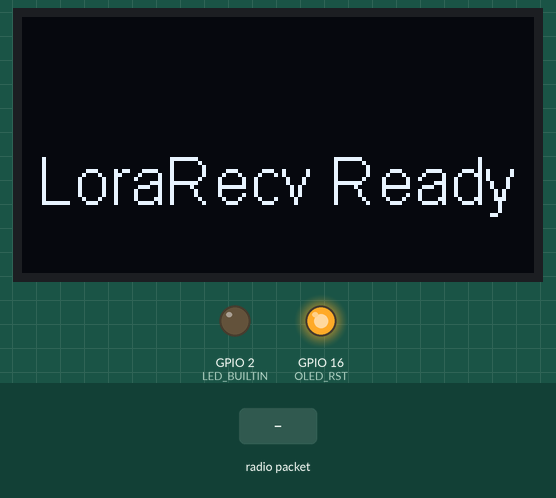
Recording of a program running on a simulated ESP32. Parts: 128×64 one-colour display, output pins drawn as LEDs (lit = HIGH). The test bench sets the inputs (shaded band). No radio packets arrive unless stated; what the program prints to the serial monitor is not drawn.

Above: at 3.4 s.
3.5 s: radio packet "Temp 1:" arrives
At 4.7 s:
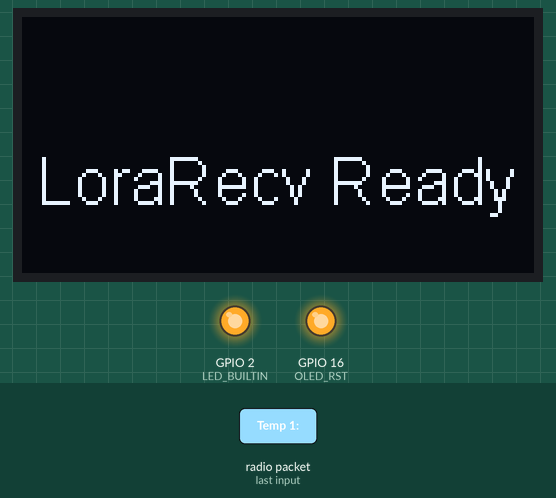
5.0 s: radio packet "Temp 2:" arrives
At 5.3 s:
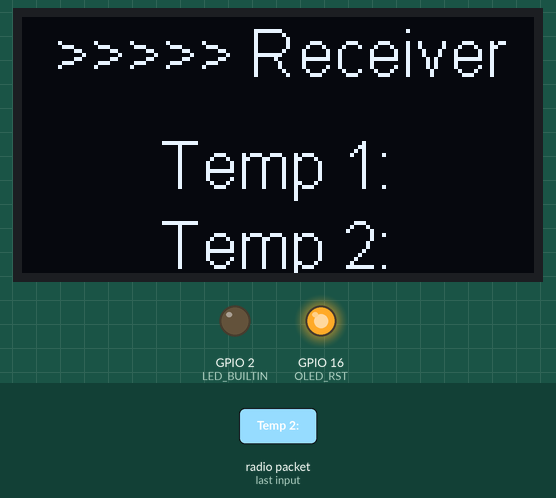
6.5 s: radio packet "1" arrives
At 7.2 s:
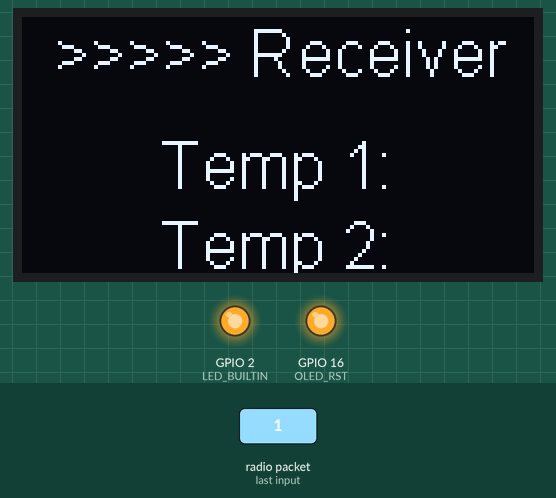
8.0 s: radio packet "0" arrives
At 8.8 s:
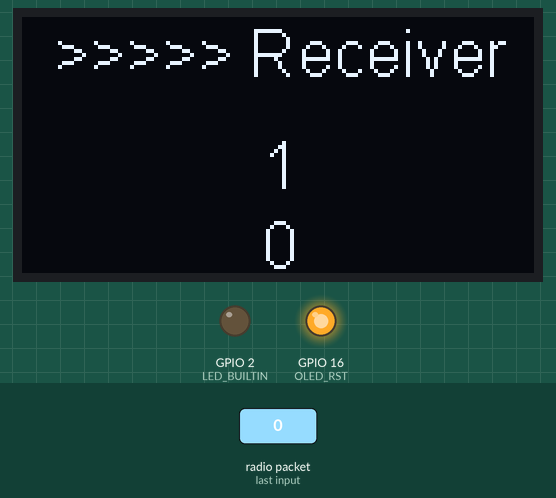
Timing chart, 0 to 10.5 s (numbered marks = the images above; inputs shaded):
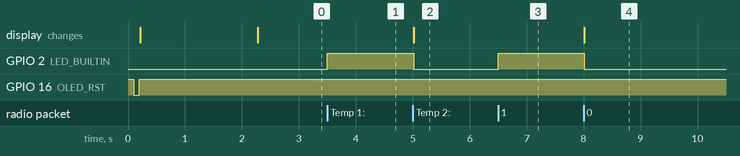

The program:

main.cpp
```cpp
#include <OneWire.h>
#include <DallasTemperature.h>
#include <LoRa.h>
#include "board_def.h"

#define LORA_SENDER 0

// Config OLED
OLED_CLASS_OBJ display(OLED_ADDRESS, OLED_SDA, OLED_SCL);

// Data wire is plugged into port 2 on the Arduino
#define ONE_WIRE_BUS 23
#define TEMPERATURE_PRECISION 9 // Lower resolution

// Setup a oneWire instance to communicate with any OneWire devices (not just Maxim/Dallas temperature ICs)
OneWire oneWire(ONE_WIRE_BUS);

// Pass our oneWire reference to Dallas Temperature.
DallasTemperature sensors(&oneWire);

int numberOfDevices; // Number of temperature devices found

DeviceAddress tempDeviceAddress; // We'll use this variable to store a found device address

// function to print a device address
void printAddress(DeviceAddress deviceAddress)
{
    for (uint8_t i = 0; i < 8; i++)
    {
        if (deviceAddress[i] < 16)
            Serial.print("0");
        Serial.print(deviceAddress[i], HEX);
    }
}

void setup(void)
{
    // OLED config
    if (OLED_RST > 0)
    {
        pinMode(OLED_RST, OUTPUT);
        digitalWrite(OLED_RST, HIGH);
        delay(100);
        digitalWrite(OLED_RST, LOW);
        delay(100);
        digitalWrite(OLED_RST, HIGH);
    }

    Serial.println("VSC compilation");

    display.init();
    display.flipScreenVertically();
    display.clear();
    display.setFont(ArialMT_Plain_16);
    display.setTextAlignment(TEXT_ALIGN_CENTER);
    delay(2000);

    // start serial port
    Serial.begin(115200);
    Serial.println("Dallas Temperature IC Control Library Demo");

    // Start up the library
    sensors.begin();

    // Grab a count of devices on the wire
    //numberOfDevices = sensors.getDeviceCount(); // This function doesn't work :(
#if LORA_SENDER
    numberOfDevices = 2;
#else
    numberOfDevices = 0;
#endif

    // Display in OLED
    display.clear();
#if LORA_SENDER
    display.drawString(display.getWidth() / 2 - 22, display.getHeight() / 2 - 32, "Sender:");
#endif
    display.display();

    // locate devices on the bus
    Serial.print("Locating devices...");

    Serial.print("Found ");
    Serial.print(numberOfDevices, DEC);
    Serial.println(" devices.");

    // report parasite power requirements
    Serial.print("Parasite power is: ");
    if (sensors.isParasitePowerMode())
        Serial.println("ON");
    else
        Serial.println("OFF");

    // Loop through each device, print out address
    for (int i = 0; i < numberOfDevices; i++)
    {
        // Search the wire for address
        if (sensors.getAddress(tempDeviceAddress, i))
        {
            Serial.print("Found device ");
            Serial.print(i, DEC);
            Serial.print(" with address: ");
            printAddress(tempDeviceAddress);
            Serial.println();

            Serial.print("Setting resolution to ");
            Serial.println(TEMPERATURE_PRECISION, DEC);

            // set the resolution to TEMPERATURE_PRECISION bit (Each Dallas/Maxim device is capable of several different resolutions)
            sensors.setResolution(tempDeviceAddress, TEMPERATURE_PRECISION);

            Serial.print("Resolution actually set to: ");
            Serial.print(sensors.getResolution(tempDeviceAddress), DEC);
            Serial.println();
        }
        else
        {
            Serial.print("Found ghost device at ");
            Serial.print(i, DEC);
            Serial.println(" but could not detect address. Check power and cabling");
        }
    }

    // LoRa setup
    SPI.begin(CONFIG_CLK, CONFIG_MISO, CONFIG_MOSI, CONFIG_NSS);
    LoRa.setPins(CONFIG_NSS, CONFIG_RST, CONFIG_DIO0);
    if (!LoRa.begin(BAND))
    {
        Serial.println("Starting LoRa failed!");
        while (1)
            ;
    }
    if (!LORA_SENDER)
    {
        display.clear();
        display.drawString(display.getWidth() / 2, display.getHeight() / 2, "LoraRecv Ready");
        display.display();
    }

    // LED
    pinMode(LED_BUILTIN, OUTPUT);
}

#if LORA_SENDER
// function to send the temperature through LoRa
void sendTemperature(DeviceAddress deviceAddress, int tIndex)
{
    float tempC = sensors.getTempC(deviceAddress);
    Serial.print("Temp C: ");
    Serial.println(tempC);

    // Send data through LoRa
    LoRa.beginPacket();
    if (tIndex == 0)
    {
        LoRa.print("Temp 1: " + String(tempC) + " C");
        display.clear();
        display.drawString(display.getWidth() / 2, display.getHeight() / 2 - 32, "Sender >>>>>>>");
        display.drawString(display.getWidth() / 2, display.getHeight() / 2 - 4, "Temp 1: " + String(tempC) + " C");
    }
    else
    {
        LoRa.print("Temp 2: " + String(tempC) + " C");
        display.drawString(display.getWidth() / 2, display.getHeight() / 2 + 16, "Temp 2: " + String(tempC) + " C");
        display.display();
    }
    LoRa.endPacket();
}
#else
void printTemperature(String recv, int value)
{
    // Print data from LoRa
    if (value % 2 == 0)
    {
        display.clear();
        display.drawString(display.getWidth() / 2, display.getHeight() / 2 - 32, ">>>>> Receiver");
        display.drawString(display.getWidth() / 2, display.getHeight() / 2 - 4, recv);
    }
    else
    {
        display.drawString(display.getWidth() / 2, display.getHeight() / 2 + 16, recv);
        display.display();
    }
}
#endif

int value = 0;
void loop(void)
{
#if LORA_SENDER
    // call sensors.requestTemperatures() to issue a global temperature
    // request to all devices on the bus
    Serial.print("Requesting temperatures...");
    sensors.requestTemperatures(); // Send the command to get temperatures
    Serial.println("DONE");

    // Loop through each device, print out temperature data
    for (int i = 0; i < numberOfDevices; i++)
    {
        // Search the wire for address
        if (sensors.getAddress(tempDeviceAddress, i))
        {
            // Output the device ID
            Serial.print("Temperature for device: ");
            Serial.println(i, DEC);

            // It responds almost immediately. Let's print out the data
            sendTemperature(tempDeviceAddress, i); // Use a simple function to print out the data
        }
        //else ghost device! Check your power requirements and cabling
    }
    delay(1000);
    // Toggle BUILTIN led
    if (value++ % 2 == 0)
        digitalWrite(LED_BUILTIN, HIGH); // Turn the LED on
    else
        digitalWrite(LED_BUILTIN, LOW); // Turn the LED off
#else
    if (LoRa.parsePacket())
    {
        String recv = "";
        while (LoRa.available())
        {
            recv += (char)LoRa.read();
        }

        // Print temperature
        printTemperature(recv, value);
        // Toggle BUILTIN led
        if (value++ % 2 == 0)
            digitalWrite(LED_BUILTIN, HIGH); // Turn the LED on
        else
            digitalWrite(LED_BUILTIN, LOW); // Turn the LED off
    }
#endif
}
```

board_def.h
```cpp
#include <Arduino.h>

// LCD
#include <Wire.h>
#include "SSD1306Wire.h"
#define OLED_CLASS_OBJ  SSD1306Wire
#define OLED_ADDRESS    0x3C
#define OLED_SDA    4
#define OLED_SCL    15
#define OLED_RST    16
#define CONFIG_MOSI 27
#define CONFIG_MISO 19
#define CONFIG_CLK  5
#define CONFIG_NSS  18
#define CONFIG_RST  14
#define CONFIG_DIO0 26

// LoRa
#define LORA_PERIOD 868
#define BAND 868E6
```

Measured:
- after the input at 3.5 s, GPIO 2 (LED_BUILTIN): LOW → HIGH at once
- after the input at 5.0 s, GPIO 2 (LED_BUILTIN): HIGH → LOW at once; the display: changes at once (image 2)
- after the input at 6.5 s, GPIO 2 (LED_BUILTIN): LOW → HIGH at once
- after the input at 8.0 s, GPIO 2 (LED_BUILTIN): HIGH → LOW at once; the display: changes at once (image 4)
